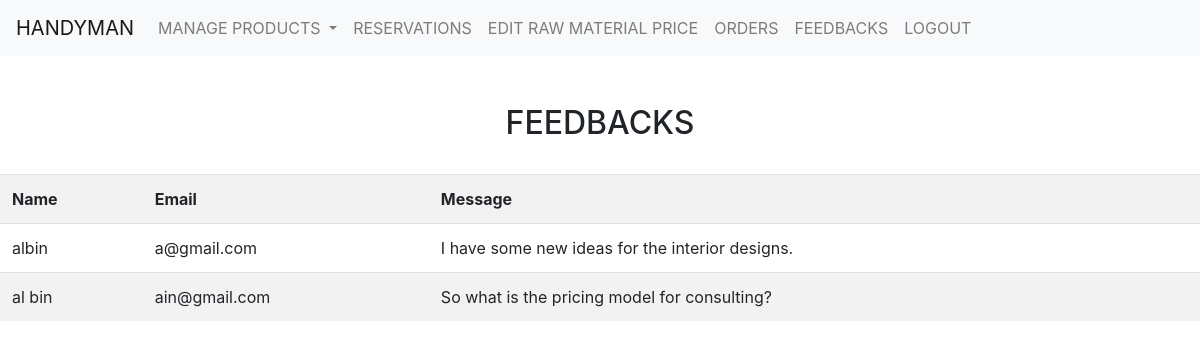
Page /feedback.php on the committed database.
### tables this page shows
CREATE TABLE `contact` (
  `id` int(255) NOT NULL,
  `name` varchar(1000) NOT NULL,
  `email` varchar(1000) NOT NULL,
  `message` varchar(10000) NOT NULL
);

### feedback.php (the view, shortened to what this page needs)
<!DOCTYPE html>
<html lang="en">
<head>
    <link rel="stylesheet" href="https://cdn.jsdelivr.net/npm/bootstrap@4.0.0/dist/css/bootstrap.min.css">
</head>
<body>
<nav  class="navbar navbar-expand-lg navbar-light bg-light">
  <a class="navbar-brand" href="admin_home.php">HANDYMAN</a>
  <div class="collapse navbar-collapse" id="navbarNavAltMarkup">
    <div class="navbar-nav">
      <li class="nav-item dropdown">
        <a class="nav-link dropdown-toggle" href="#" id="navbarDropdown" role="button" data-toggle="dropdown" aria-haspopup="true" aria-expanded="false">
          MANAGE PRODUCTS
        </a>
      </li>
      <a class="nav-item nav-link" href="reserve.php">RESERVATIONS</a>
      <a class="nav-item nav-link" href="price.php">EDIT RAW MATERIAL PRICE</a>
      <a class="nav-item nav-link" href="admin_order.php">ORDERS</a>
      <a class="nav-item nav-link" href="feedback.php">FEEDBACKS</a>
      <a class="nav-item nav-link" href="Logout.php">LOGOUT</a>
    </div>
  </div>
</nav>
<br>
<br>
<h2 style = "text-align:center;">FEEDBACKS</h2>
<br>
<table class="table table-striped">
    <tr>
        <th> Name  </th>
        <th> Email </th>
        <th> Message </th>
    </tr>
<?php
require 'config.php';
$sql1 = "SELECT * FROM `contact` ";
$result1 = mysqli_query($conn, $sql1);
if (mysqli_num_rows($result1) > 0) {
  while($row = mysqli_fetch_assoc($result1)) {
    ?>
  <tr>
    <td><?php echo  $row["name"]; ?></td>
    <td><?php echo $row["email"]; ?></td>
    <td><?php echo  $row["message"]; ?></td>
  </tr>
<?php
  }
}
else {
  echo "0 results";
}
?>
</body>
</html>

### rows in the picture
contact: name "albin", email "a@gmail.com", message "I have some new ideas for the interior designs."
contact: name "al bin", email "ain@gmail.com", message "So what is the pricing model for consulting?"
